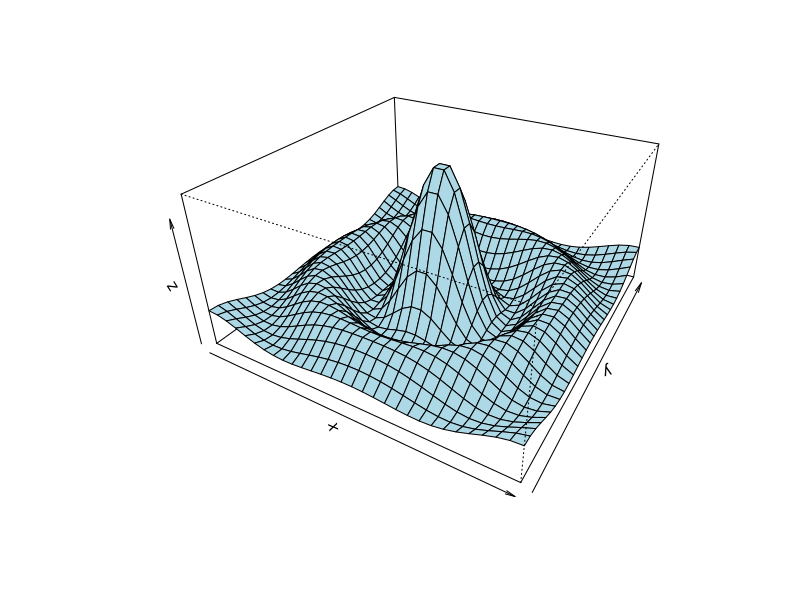
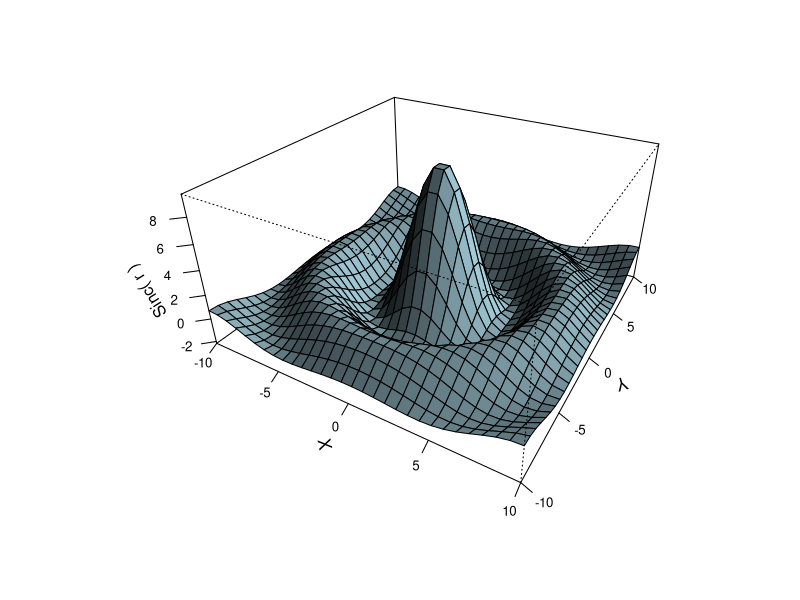

The R script that drew these images, in order:
require(grDevices) # for trans3d
## More examples in  demo(persp) !!
##                   -----------

# (1) The Obligatory Mathematical surface.
#     Rotated sinc function.

x <- seq(-10, 10, length.out = 30)
y <- x
f <- function(x, y) { r <- sqrt(x^2+y^2); 10 * sin(r)/r }
z <- outer(x, y, f)
op <- par(bg = "white")
persp(x, y, z, theta = 30, phi = 30, expand = 0.5, col = "lightblue")
persp(x, y, z, theta = 30, phi = 30, expand = 0.5, col = "lightblue",
      ltheta = 120, shade = 0.75, ticktype = "detailed",
      xlab = "X", ylab = "Y", zlab = "Sinc( r )", cex.axis = 0.8
) -> res
round(res, 3)

